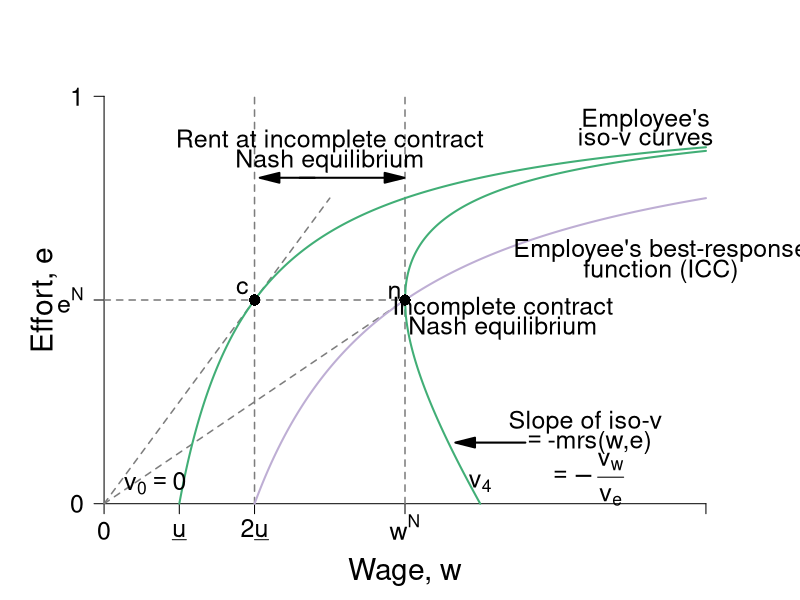

The R source for this figure:
#' Graph Designer: Harriet Brookes-Gray
#' Authors: Bowles and Halliday
#' Title: Coordination, Conflict and Competition: A Text in Microeconomics

require(ggplot2)
require(shape)
pdf(file = "employment/employment_brf_rentv2.pdf", width = 9, height = 7)

#Set parameters for graphics
pointsize <- 1.8
axislabelsize <- 1.8
labelsize <- 1.5
namesize <- 1.8
annotatesize <- 1.5
graphlinewidth <- 2
segmentlinewidth <- 1.5

COL <- c("#7fc97f", "#beaed4", "#fdc086", "#ffff99", "#386cb0", "#f0027f", "#bf5b17", "#666666")
COLA <- c("#e0f3db", "#99d8c9","#66c2a4","#41ae76", "#238b45", "#005824")
COLB <- c("#c6dbef", "#4eb3d3", "#2b8cbe", "#0868ac","#084081")
COLC <- c("#fcfbfd", "#efedf5", "#dadaeb", "#bcbddc", "#9e9ac8", "#807dba", "#6a51a3", "#54278f", "#3f007d")
grays <- gray.colors(25, start = 1, end = 0)


#The equation is below when v = 0. See Wolfram Alpha output. 
isov <- function(p, delta = 5) {
  (p - delta)/p
}

isovhigh1 <- function(p, delta = 5, v = 5){
  (sqrt(p^2 - 4 * delta * v) - p + 2*v)/( 2 * v )
}

isovlow1 <- function(p, delta = 5, v = 5){
  (-sqrt(p^2 - 4 * delta * v) - p + 2*v)/( 2 * v )
}

isovhigh2 <- function(p, delta = 5, v = 10){
  (sqrt(p^2 - 4 * delta * v) - p + 2*v)/( 2 * v )
}

isovlow2 <- function(p, delta = 5, v = 10){
  (-sqrt(p^2 - 4 * delta * v) - p + 2*v)/( 2 * v )
}

isovhigh3 <- function(p, delta = 5, v = 15){
  (sqrt(p^2 - 4 * delta * v) - p + 2*v)/( 2 * v )
}

isovlow3 <- function(p, delta = 5, v = 15){
  (-sqrt(p^2 - 4 * delta * v) - p + 2*v)/( 2 * v )
}

brfFn <- function(p, delta = 5) {
  1 - (2*delta) /p
}

#This is evaluated for p = 12; q = 12/(8*sqrt(12^2 - 4*delta1*v1)) - 1/8 for the slope
#At p = 12; q = (-sqrt(12^2 - 4*v1*delta1) - 12 + 2*v1)/(2*v1) = 0.799
tangencyLine <- function(p){
  (p*(0.05))
}


par(mar =  c(4, 4, 4, 3.5))
xlims <- c(0, 40)
ylims <- c(0, 1)

plot(0, 0, xlim = xlims, ylim = ylims, type = "n",
     xlab = "",
     ylab = "",
     xaxt = "n", yaxt = "n", cex.lab = axislabelsize, bty = "n")

mtext(expression(paste("Wage, ", w)), side = 1, line = 2.5, cex = axislabelsize)
text(-4, ylims[2] - 0.5*(ylims[2] - ylims[1]), expression(paste("Effort, ", e)), xpd = TRUE, cex = axislabelsize, srt = 90) 

npts <- 500 
npts2 <- 501
#Specify the sequences of points for graphing. 
xx0 <- seq(5, xlims[2], length.out = npts)
xx1 <- seq(10, xlims[2], length.out = npts)
xx2 <- seq(xlims[1], 15, length.out = npts)
xx3 <- seq(10, xlims[2], length.out = npts2)
xx4 <- seq(xlims[1], 10, length.out = npts2)
#For below, I solved sqrt(p^2 - 200) - p + 200/p = 0, getting p = 10*sqrt(2) = 14.14214
xx5 <- seq(14.14214, xlims[2], length.out = npts2)
xx6 <- seq(14.14214, 15, length.out = npts2)
xx7 <- seq(20, xlims[2], length.out = npts2)
xx8 <- seq(xlims[1], 25, length.out = npts2)

#Customize ticks and labels for the plot
ticksy <- c(0, 0.5, 1)
ylabels <- c(0, expression(paste(e^N)), 1)
ticksx <- c(0, 5, 10, 20, 40)
xlabels <- c(0, expression(paste(underline("u"))),expression(paste(2*underline("u"))) , expression(paste(w^N)) , NA)
axis(1, at = ticksx, pos = 0, labels = xlabels, cex.axis = labelsize)
axis(2, at = ticksy, pos = 0, labels = ylabels, las = 1, cex.axis = labelsize)

#Lines for the coordinates of the Nash equilbrium
segments(0, 0, 20, 0.5, lty = 2, col = grays[20], lwd = segmentlinewidth)
segments(10, 0, 10, 1, lty = 2, col = grays[20], lwd = segmentlinewidth)
segments(20, 0, 20, 1, lty = 2, col = grays[20], lwd = segmentlinewidth)
segments(0, 0.5, 20, 0.5, lty = 2, col = grays[20], lwd = segmentlinewidth)

#Draw the lines for the graphs
lines(xx2, tangencyLine(xx2), col = grays[20], lwd = segmentlinewidth, lty = 2)
lines(xx0, isov(xx0, delta = 5), col = COLA[4], lwd = graphlinewidth)
lines(xx1, brfFn(xx1), col = COL[2], lwd = graphlinewidth)
#lines(xx3, isovhigh1(xx3, v = 5, delta = 5), col = COLA[4], lwd = graphlinewidth)
#lines(xx4, isovlow1(xx4, v = 5, delta = 5), col = COLA[4], lwd = graphlinewidth)
#lines(xx5, isovhigh2(xx5, v = 10, delta = 5), col = COLA[4], lwd = graphlinewidth)
#lines(xx6, isovlow2(xx6, v = 10, delta = 5), col = COLA[4], lwd = graphlinewidth)
lines(xx7, isovhigh3(xx7, v = 20, delta = 5), col = COLA[4], lwd = graphlinewidth)
lines(xx8, isovlow3(xx8, v = 20, delta = 5), col = COLA[4], lwd = graphlinewidth)

text(3.4, 0.05, expression(paste(v[0] == 0)), cex = labelsize)
#text(22, 0.05, expression(paste(v[1])), cex = labelsize)
text(25, 0.05, expression(paste(v[4])),cex = labelsize)
text(37, 0.62, expression(paste("Employee's best-response")), cex = labelsize, xpd =TRUE)
text(37, 0.57, expression(paste("function (ICC)")),cex = labelsize, xpd =TRUE)
#text(35, 0.58, expression(paste(e(Delta, a))))
text(36, 0.94, expression(paste("Employee's")),cex = labelsize)
text(36, 0.9, expression(paste("iso-v curves")),cex = labelsize)

text(19.3, 0.52, expression(n),cex = labelsize)
text(26.5, 0.48, expression(paste("Incomplete contract")),cex = labelsize)
text(26.5, 0.43, expression(paste("Nash equilibrium")),cex = labelsize)

text(15, 0.89, expression(paste("Rent at incomplete contract")),cex = labelsize)
text(15, 0.84, expression(paste("Nash equilibrium")),cex = labelsize)
Arrows(13, 0.8, 19.3, 0.8,  col = "black", lty = 1, lwd = 2, arr.type = "triangle")
Arrows(14, 0.8, 11, 0.8,  col = "black", lty = 1, lwd = 2, arr.type = "triangle")


Arrows(28, 0.15, 24, 0.15,  col = "black", lty = 1, lwd = 2, arr.type = "triangle")
text(32, 0.2, expression(paste("Slope of iso-v")),cex = labelsize)
text(32.3, 0.15, expression(paste(phantom() == "-mrs(w,e) ")),cex = labelsize)
text(32, 0.06, expression(paste(phantom() == -frac(v[w], v[e]))),cex = labelsize)



#Add a point for the NE
points(20, 0.5, pch = 16, col = "black", cex = 1.5)

#segments(12.5, 0, 12.5, ylims[2], lty = 2, col = grays[20], lwd = 2)
#segments(0, brfFn(w = 18.4), 18.4, brfFn(w = 18.4), lty = 2, col = "darkgray", lwd = 2)
points(10, 0.5, pch = 16, col = "black", cex = 1.5)

text(9.2, 0.53, expression(c),cex = labelsize)



dev.off()
